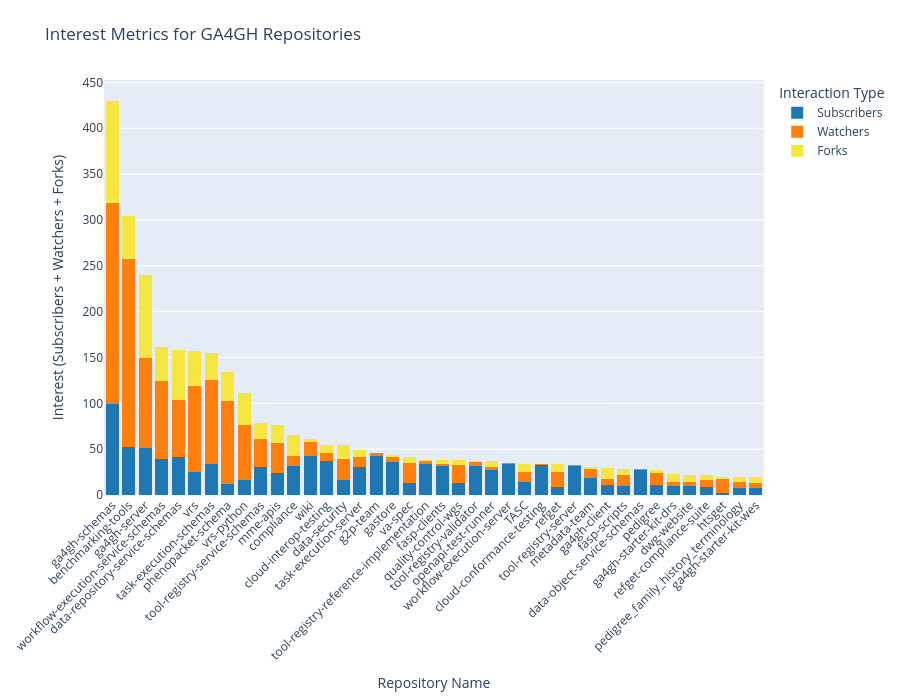

Source (notebook cell):
### Markdown cell above
## A Look at User Interactions with GA4GH Repos

Some of the main ways a user can show interest in a repository on github is to watch, fork, or subscribe to a repo.
- **Watchers**: Are users who have selected to recieve notifications about general activity in a repository
- **Subscribers**: Are users who want to know about specific issues within a repo such as open issues or pull request
- **Forks**: Are the ultimate form of interaction as it means a user loves the repo so much they have chosen to create their own personal copy so they can modify the code however they like

The cell below will generate a stacked bar graph with watchers + subscribers + forks. Hover over the segments of the bar to see the exact number of watchers, subscribers, or forks!

### Code cell
from dash import Dash, dcc, html, Input, Output, callback
import plotly.express as px
import pandas as pd

GA4GH_repos = get_repos(GH_BASE_URL, repos_list)
GA4GH_repos_names = [repo['name'] for repo in GA4GH_repos]
GA4GH_repos_subscribers = [repo['subscribers_count'] for repo in GA4GH_repos]
GA4GH_repos_watchers = [repo['watchers_count'] for repo in GA4GH_repos]
GA4GH_repos_forks = [repo['forks_count'] for repo in GA4GH_repos]

df = pd.DataFrame({
    "Repo": GA4GH_repos_names,
    "Subscribers": GA4GH_repos_subscribers,
    "Forks": GA4GH_repos_forks,
    "Watchers": GA4GH_repos_watchers
})

df["total"] = df["Subscribers"] + df["Watchers"] + df["Forks"]
df = df.sort_values("total", ascending=False).reset_index(drop=True)

df = df.head(40)

fig1 = px.bar(
    df,
    x="Repo",
    y=["Subscribers", "Watchers", "Forks"],
    labels={"value": "Count", "repo": "Repository"},
    title="Interest Metrics for GA4GH Repositories",
    color_discrete_sequence=["#1f77b4", "#ff7f0e", "#f5e642"],
)

fig1.update_layout(
    barmode="stack",
    xaxis_tickangle=-45,
    margin=dict(l=40, r=20, t=80, b=150),
    xaxis_title="Repository Name",
    yaxis_title="Interest (Subscribers + Watchers + Forks)",
    legend_title_text="Interaction Type",
    height = 700
)
fig1.update_traces(marker_line_width=0)

### Figure 1 — Plotly figure (JSON) as saved in the notebook; plotly's stock layout.template omitted (floating-point values rounded to 4 significant figures)
{"data": [{"hovertemplate": "variable=Subscribers<br>Repo=%{x}<br>Count=%{y}<extra></extra>", "legendgroup": "Subscribers", "marker": {"color": "#1f77b4", "line": {"width": 0}, "pattern": {"shape": ""}}, "name": "Subscribers", "orientation": "v", "showlegend": true, "textposition": "auto", "type": "bar", "x": ["ga4gh-schemas", "benchmarking-tools", "ga4gh-server", "workflow-execution-service-schemas", "data-repository-service-schemas", "vrs", "task-execution-schemas", "phenopacket-schema", "vrs-python", "tool-registry-service-schemas", "mme-apis", "compliance", "wiki", "cloud-interop-testing", "data-security", "task-execution-server", "g2p-team", "gastore", "va-spec", "tool-registry-reference-implementation", "fasp-clients", "quality-control-wgs", "tool-registry-validator", "openapi-test-runner", "workflow-execution-server", "TASC", "cloud-conformance-testing", "refget", "tool-registry-server", "metadata-team", "ga4gh-client", "fasp-scripts", "data-object-service-schemas", "pedigree", "ga4gh-starter-kit-drs", "dwg-website", "refget-compliance-suite", "htsget", "pedigree_family_history_terminology", "ga4gh-starter-kit-wes"], "xaxis": "x", "y": [99, 52, 51, 39, 41, 25, 34, 12, 16, 30, 24, 32, 42, 37, 16, 30, 42, 36, 13, 34, 32, 13, 32, 27, 34, 14, 33, 9, 32, 19, 11, 10, 27, 11, 10, 10, 9, 2, 8, 8], "yaxis": "y"}, {"hovertemplate": "variable=Watchers<br>Repo=%{x}<br>Count=%{y}<extra></extra>", "legendgroup": "Watchers", "marker": {"color": "#ff7f0e", "line": {"width": 0}, "pattern": {"shape": ""}}, "name": "Watchers", "orientation": "v", "showlegend": true, "textposition": "auto", "type": "bar", "x": ["ga4gh-schemas", "benchmarking-tools", "ga4gh-server", "workflow-execution-service-schemas", "data-repository-service-schemas", "vrs", "task-execution-schemas", "phenopacket-schema", "vrs-python", "tool-registry-service-schemas", "mme-apis", "compliance", "wiki", "cloud-interop-testing", "data-security", "task-execution-server", "g2p-team", "gastore", "va-spec", "tool-registry-reference-implementation", "fasp-clients", "quality-control-wgs", "tool-registry-validator", "openapi-test-runner", "workflow-execution-server", "TASC", "cloud-conformance-testing", "refget", "tool-registry-server", "metadata-team", "ga4gh-client", "fasp-scripts", "data-object-service-schemas", "pedigree", "ga4gh-starter-kit-drs", "dwg-website", "refget-compliance-suite", "htsget", "pedigree_family_history_terminology", "ga4gh-starter-kit-wes"], "xaxis": "x", "y": [219, 205, 98, 85, 63, 94, 91, 90, 60, 31, 33, 10, 16, 9, 23, 11, 4, 5, 22, 3, 2, 20, 4, 4, 1, 11, 1, 16, 1, 9, 6, 12, 1, 13, 4, 4, 7, 15, 6, 5], "yaxis": "y"}, {"hovertemplate": "variable=Forks<br>Repo=%{x}<br>Count=%{y}<extra></extra>", "legendgroup": "Forks", "marker": {"color": "#f5e642", "line": {"width": 0}, "pattern": {"shape": ""}}, "name": "Forks", "orientation": "v", "showlegend": true, "textposition": "auto", "type": "bar", "x": ["ga4gh-schemas", "benchmarking-tools", "ga4gh-server", "workflow-execution-service-schemas", "data-repository-service-schemas", "vrs", "task-execution-schemas", "phenopacket-schema", "vrs-python", "tool-registry-service-schemas", "mme-apis", "compliance", "wiki", "cloud-interop-testing", "data-security", "task-execution-server", "g2p-team", "gastore", "va-spec", "tool-registry-reference-implementation", "fasp-clients", "quality-control-wgs", "tool-registry-validator", "openapi-test-runner", "workflow-execution-server", "TASC", "cloud-conformance-testing", "refget", "tool-registry-server", "metadata-team", "ga4gh-client", "fasp-scripts", "data-object-service-schemas", "pedigree", "ga4gh-starter-kit-drs", "dwg-website", "refget-compliance-suite", "htsget", "pedigree_family_history_terminology", "ga4gh-starter-kit-wes"], "xaxis": "x", "y": [112, 47, 91, 37, 54, 38, 30, 32, 35, 18, 19, 23, 3, 8, 15, 8, 0, 3, 6, 1, 4, 5, 1, 6, 0, 9, 0, 9, 0, 3, 12, 6, 0, 3, 9, 8, 6, 3, 6, 7], "yaxis": "y"}], "layout": {"barmode": "stack", "height": 700, "legend": {"title": {"text": "Interaction Type"}, "tracegroupgap": 0}, "margin": {"b": 150, "l": 40, "r": 20, "t": 80}, "title": {"text": "Interest Metrics for GA4GH Repositories"}, "xaxis": {"anchor": "y", "domain": [0, 1], "tickangle": -45, "title": {"text": "Repository Name"}}, "yaxis": {"anchor": "x", "domain": [0, 1], "title": {"text": "Interest (Subscribers + Watchers + Forks)"}}}}
